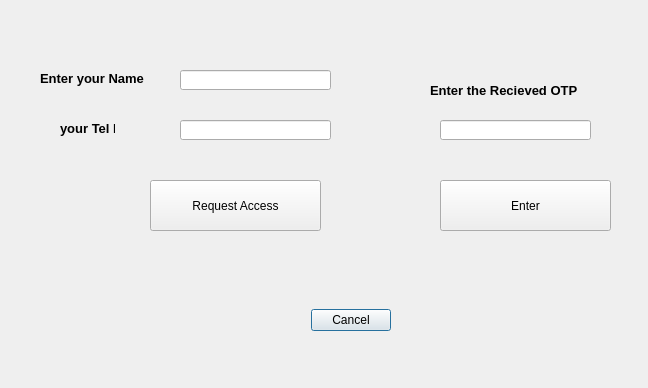
<?xml version="1.0" encoding="UTF-8"?>
<ui version="4.0">
 <class>Dialog</class>
 <widget class="QDialog" name="Dialog">
  <property name="geometry">
   <rect>
    <x>0</x>
    <y>0</y>
    <width>648</width>
    <height>388</height>
   </rect>
  </property>
  <property name="windowTitle">
   <string>Dialog</string>
  </property>
  <widget class="QDialogButtonBox" name="buttonBox">
   <property name="geometry">
    <rect>
     <x>-30</x>
     <y>280</y>
     <width>421</width>
     <height>81</height>
    </rect>
   </property>
   <property name="orientation">
    <enum>Qt::Horizontal</enum>
   </property>
   <property name="standardButtons">
    <set>QDialogButtonBox::Cancel</set>
   </property>
  </widget>
  <widget class="QLabel" name="label">
   <property name="geometry">
    <rect>
     <x>40</x>
     <y>70</y>
     <width>121</width>
     <height>16</height>
    </rect>
   </property>
   <property name="font">
    <font>
     <pointsize>10</pointsize>
     <weight>75</weight>
     <bold>true</bold>
    </font>
   </property>
   <property name="text">
    <string>Enter your Name</string>
   </property>
  </widget>
  <widget class="QLabel" name="label_2">
   <property name="geometry">
    <rect>
     <x>60</x>
     <y>120</y>
     <width>55</width>
     <height>16</height>
    </rect>
   </property>
   <property name="font">
    <font>
     <pointsize>10</pointsize>
     <weight>75</weight>
     <bold>true</bold>
    </font>
   </property>
   <property name="text">
    <string>your Tel No</string>
   </property>
  </widget>
  <widget class="QLineEdit" name="nameText">
   <property name="geometry">
    <rect>
     <x>180</x>
     <y>70</y>
     <width>151</width>
     <height>20</height>
    </rect>
   </property>
  </widget>
  <widget class="QLineEdit" name="telText">
   <property name="geometry">
    <rect>
     <x>180</x>
     <y>120</y>
     <width>151</width>
     <height>20</height>
    </rect>
   </property>
  </widget>
  <widget class="QPushButton" name="reqButton">
   <property name="geometry">
    <rect>
     <x>150</x>
     <y>180</y>
     <width>171</width>
     <height>51</height>
    </rect>
   </property>
   <property name="text">
    <string>Request Access</string>
   </property>
  </widget>
  <widget class="QLineEdit" name="otpText">
   <property name="geometry">
    <rect>
     <x>440</x>
     <y>120</y>
     <width>151</width>
     <height>20</height>
    </rect>
   </property>
   <property name="text">
    <string/>
   </property>
  </widget>
  <widget class="QLabel" name="label_4">
   <property name="geometry">
    <rect>
     <x>430</x>
     <y>70</y>
     <width>181</width>
     <height>41</height>
    </rect>
   </property>
   <property name="font">
    <font>
     <pointsize>10</pointsize>
     <weight>75</weight>
     <bold>true</bold>
    </font>
   </property>
   <property name="text">
    <string>Enter the Recieved OTP</string>
   </property>
  </widget>
  <widget class="QPushButton" name="openButton">
   <property name="geometry">
    <rect>
     <x>440</x>
     <y>180</y>
     <width>171</width>
     <height>51</height>
    </rect>
   </property>
   <property name="text">
    <string>Enter</string>
   </property>
  </widget>
 </widget>
 <resources/>
 <connections>
  <connection>
   <sender>buttonBox</sender>
   <signal>accepted()</signal>
   <receiver>Dialog</receiver>
   <slot>accept()</slot>
   <hints>
    <hint type="sourcelabel">
     <x>248</x>
     <y>254</y>
    </hint>
    <hint type="destinationlabel">
     <x>157</x>
     <y>274</y>
    </hint>
   </hints>
  </connection>
  <connection>
   <sender>buttonBox</sender>
   <signal>rejected()</signal>
   <receiver>Dialog</receiver>
   <slot>reject()</slot>
   <hints>
    <hint type="sourcelabel">
     <x>316</x>
     <y>260</y>
    </hint>
    <hint type="destinationlabel">
     <x>286</x>
     <y>274</y>
    </hint>
   </hints>
  </connection>
 </connections>
</ui>
